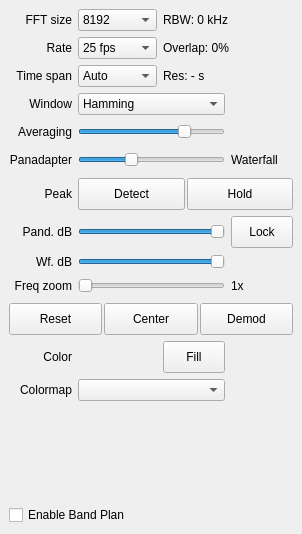
<?xml version="1.0" encoding="UTF-8"?>
<ui version="4.0">
 <class>DockFft</class>
 <widget class="QDockWidget" name="DockFft">
  <property name="geometry">
   <rect>
    <x>0</x>
    <y>0</y>
    <width>302</width>
    <height>534</height>
   </rect>
  </property>
  <property name="sizePolicy">
   <sizepolicy hsizetype="MinimumExpanding" vsizetype="Preferred">
    <horstretch>0</horstretch>
    <verstretch>0</verstretch>
   </sizepolicy>
  </property>
  <property name="minimumSize">
   <size>
    <width>280</width>
    <height>200</height>
   </size>
  </property>
  <property name="maximumSize">
   <size>
    <width>524287</width>
    <height>524287</height>
   </size>
  </property>
  <property name="windowIcon">
   <iconset resource="../../resources/icons.qrc">
    <normaloff>:/icons/icons/signal.svg</normaloff>:/icons/icons/signal.svg</iconset>
  </property>
  <property name="toolTip">
   <string>FFT performance and display settings</string>
  </property>
  <property name="allowedAreas">
   <set>Qt::LeftDockWidgetArea|Qt::RightDockWidgetArea</set>
  </property>
  <property name="windowTitle">
   <string>FFT Settings</string>
  </property>
  <widget class="QWidget" name="dockWidgetContents">
   <layout class="QVBoxLayout" name="verticalLayout_2">
    <item>
     <widget class="QScrollArea" name="scrollArea">
      <property name="sizePolicy">
       <sizepolicy hsizetype="Preferred" vsizetype="Preferred">
        <horstretch>0</horstretch>
        <verstretch>0</verstretch>
       </sizepolicy>
      </property>
      <property name="frameShape">
       <enum>QFrame::NoFrame</enum>
      </property>
      <property name="frameShadow">
       <enum>QFrame::Sunken</enum>
      </property>
      <property name="horizontalScrollBarPolicy">
       <enum>Qt::ScrollBarAsNeeded</enum>
      </property>
      <property name="sizeAdjustPolicy">
       <enum>QAbstractScrollArea::AdjustToContentsOnFirstShow</enum>
      </property>
      <property name="widgetResizable">
       <bool>true</bool>
      </property>
      <widget class="QWidget" name="scrollAreaWidgetContents">
       <property name="geometry">
        <rect>
         <x>0</x>
         <y>0</y>
         <width>284</width>
         <height>497</height>
        </rect>
       </property>
       <layout class="QVBoxLayout" name="verticalLayout">
        <property name="spacing">
         <number>0</number>
        </property>
        <property name="leftMargin">
         <number>0</number>
        </property>
        <property name="topMargin">
         <number>0</number>
        </property>
        <property name="rightMargin">
         <number>0</number>
        </property>
        <property name="bottomMargin">
         <number>0</number>
        </property>
        <item>
         <layout class="QGridLayout" name="gridLayout">
          <property name="sizeConstraint">
           <enum>QLayout::SetDefaultConstraint</enum>
          </property>
          <property name="leftMargin">
           <number>0</number>
          </property>
          <property name="topMargin">
           <number>0</number>
          </property>
          <property name="rightMargin">
           <number>0</number>
          </property>
          <property name="bottomMargin">
           <number>0</number>
          </property>
          <property name="spacing">
           <number>6</number>
          </property>
          <item row="0" column="2" colspan="2">
           <widget class="QLabel" name="fftRbwLabel">
            <property name="toolTip">
             <string>Resolution bandwidth</string>
            </property>
            <property name="text">
             <string>RBW: 0 kHz</string>
            </property>
           </widget>
          </item>
          <item row="4" column="0">
           <widget class="QLabel" name="fftAvgLabel">
            <property name="sizePolicy">
             <sizepolicy hsizetype="Preferred" vsizetype="Preferred">
              <horstretch>0</horstretch>
              <verstretch>0</verstretch>
             </sizepolicy>
            </property>
            <property name="toolTip">
             <string>FFT averaging gain</string>
            </property>
            <property name="text">
             <string>Averaging</string>
            </property>
            <property name="alignment">
             <set>Qt::AlignRight|Qt::AlignTrailing|Qt::AlignVCenter</set>
            </property>
           </widget>
          </item>
          <item row="12" column="1">
           <widget class="QtColorPicker" name="colorPicker">
            <property name="sizePolicy">
             <sizepolicy hsizetype="MinimumExpanding" vsizetype="Preferred">
              <horstretch>0</horstretch>
              <verstretch>0</verstretch>
             </sizepolicy>
            </property>
            <property name="minimumSize">
             <size>
              <width>50</width>
              <height>32</height>
             </size>
            </property>
            <property name="toolTip">
             <string>Click to select color for the FFT plot</string>
            </property>
            <property name="statusTip">
             <string>Click to select color for the FFT plot</string>
            </property>
            <property name="text">
             <string/>
            </property>
            <property name="flat">
             <bool>true</bool>
            </property>
           </widget>
          </item>
          <item row="5" column="3">
           <widget class="QLabel" name="wfLabel">
            <property name="sizePolicy">
             <sizepolicy hsizetype="MinimumExpanding" vsizetype="Preferred">
              <horstretch>0</horstretch>
              <verstretch>0</verstretch>
             </sizepolicy>
            </property>
            <property name="text">
             <string>Waterfall</string>
            </property>
            <property name="alignment">
             <set>Qt::AlignLeading|Qt::AlignLeft|Qt::AlignVCenter</set>
            </property>
           </widget>
          </item>
          <item row="5" column="0">
           <widget class="QLabel" name="pandLabel">
            <property name="sizePolicy">
             <sizepolicy hsizetype="Preferred" vsizetype="Preferred">
              <horstretch>0</horstretch>
              <verstretch>0</verstretch>
             </sizepolicy>
            </property>
            <property name="text">
             <string>Panadapter</string>
            </property>
            <property name="alignment">
             <set>Qt::AlignRight|Qt::AlignTrailing|Qt::AlignVCenter</set>
            </property>
           </widget>
          </item>
          <item row="1" column="2" colspan="2">
           <widget class="QLabel" name="fftOvrLabel">
            <property name="toolTip">
             <string>FFT buffer overlap between two consecutive FFT calculations.</string>
            </property>
            <property name="text">
             <string>Overlap: 0%</string>
            </property>
            <property name="margin">
             <number>0</number>
            </property>
           </widget>
          </item>
          <item row="1" column="0">
           <widget class="QLabel" name="fftRateLabel">
            <property name="text">
             <string>Rate</string>
            </property>
            <property name="alignment">
             <set>Qt::AlignRight|Qt::AlignTrailing|Qt::AlignVCenter</set>
            </property>
           </widget>
          </item>
          <item row="7" column="1" colspan="2">
           <widget class="ctkRangeSlider" name="pandRangeSlider">
            <property name="sizePolicy">
             <sizepolicy hsizetype="Expanding" vsizetype="Fixed">
              <horstretch>0</horstretch>
              <verstretch>0</verstretch>
             </sizepolicy>
            </property>
            <property name="minimumSize">
             <size>
              <width>0</width>
              <height>0</height>
             </size>
            </property>
            <property name="toolTip">
             <string>Set pandapter dB range</string>
            </property>
            <property name="statusTip">
             <string>Set pandapter dB range</string>
            </property>
            <property name="minimum">
             <number>-160</number>
            </property>
            <property name="maximum">
             <number>0</number>
            </property>
            <property name="orientation">
             <enum>Qt::Horizontal</enum>
            </property>
           </widget>
          </item>
          <item row="9" column="1" rowspan="2" colspan="2">
           <widget class="QSlider" name="fftZoomSlider">
            <property name="sizePolicy">
             <sizepolicy hsizetype="MinimumExpanding" vsizetype="Preferred">
              <horstretch>0</horstretch>
              <verstretch>0</verstretch>
             </sizepolicy>
            </property>
            <property name="minimumSize">
             <size>
              <width>0</width>
              <height>22</height>
             </size>
            </property>
            <property name="toolTip">
             <string>Set zoom level on the frequency axis</string>
            </property>
            <property name="statusTip">
             <string>Set zoom level on the frequency axis</string>
            </property>
            <property name="minimum">
             <number>1</number>
            </property>
            <property name="maximum">
             <number>50</number>
            </property>
            <property name="pageStep">
             <number>5</number>
            </property>
            <property name="orientation">
             <enum>Qt::Horizontal</enum>
            </property>
            <property name="invertedAppearance">
             <bool>false</bool>
            </property>
            <property name="invertedControls">
             <bool>false</bool>
            </property>
            <property name="tickPosition">
             <enum>QSlider::NoTicks</enum>
            </property>
           </widget>
          </item>
          <item row="7" column="3">
           <widget class="QPushButton" name="lockButton">
            <property name="enabled">
             <bool>true</bool>
            </property>
            <property name="sizePolicy">
             <sizepolicy hsizetype="MinimumExpanding" vsizetype="Preferred">
              <horstretch>0</horstretch>
              <verstretch>0</verstretch>
             </sizepolicy>
            </property>
            <property name="minimumSize">
             <size>
              <width>50</width>
              <height>32</height>
             </size>
            </property>
            <property name="toolTip">
             <string>Lock panadapter and waterfall sliders together</string>
            </property>
            <property name="statusTip">
             <string>Lock panadapter and waterfall sliders together</string>
            </property>
            <property name="text">
             <string>Lock</string>
            </property>
            <property name="checkable">
             <bool>true</bool>
            </property>
           </widget>
          </item>
          <item row="2" column="1">
           <widget class="QComboBox" name="wfSpanComboBox">
            <property name="sizePolicy">
             <sizepolicy hsizetype="MinimumExpanding" vsizetype="Preferred">
              <horstretch>0</horstretch>
              <verstretch>0</verstretch>
             </sizepolicy>
            </property>
            <property name="toolTip">
             <string>The vertical time span on the waterfall.</string>
            </property>
            <item>
             <property name="text">
              <string>Auto</string>
             </property>
            </item>
            <item>
             <property name="text">
              <string>1 min</string>
             </property>
            </item>
            <item>
             <property name="text">
              <string>2 min</string>
             </property>
            </item>
            <item>
             <property name="text">
              <string>5 min</string>
             </property>
            </item>
            <item>
             <property name="text">
              <string>10 min</string>
             </property>
            </item>
            <item>
             <property name="text">
              <string>15 min</string>
             </property>
            </item>
            <item>
             <property name="text">
              <string>20 min</string>
             </property>
            </item>
            <item>
             <property name="text">
              <string>30 min</string>
             </property>
            </item>
            <item>
             <property name="text">
              <string>1 hour</string>
             </property>
            </item>
            <item>
             <property name="text">
              <string>2 hours</string>
             </property>
            </item>
            <item>
             <property name="text">
              <string>5 hours</string>
             </property>
            </item>
            <item>
             <property name="text">
              <string>10 hours</string>
             </property>
            </item>
            <item>
             <property name="text">
              <string>16 hours</string>
             </property>
            </item>
            <item>
             <property name="text">
              <string>24 hours</string>
             </property>
            </item>
            <item>
             <property name="text">
              <string>48 hours</string>
             </property>
            </item>
           </widget>
          </item>
          <item row="3" column="1" colspan="2">
           <widget class="QComboBox" name="fftWinComboBox">
            <property name="toolTip">
             <string>FFT window</string>
            </property>
            <item>
             <property name="text">
              <string>Hamming</string>
             </property>
            </item>
            <item>
             <property name="text">
              <string>Hann</string>
             </property>
            </item>
            <item>
             <property name="text">
              <string>Blackman</string>
             </property>
            </item>
            <item>
             <property name="text">
              <string>Rectangular</string>
             </property>
            </item>
            <item>
             <property name="text">
              <string>Kaiser</string>
             </property>
            </item>
            <item>
             <property name="text">
              <string>Blackman-Harris</string>
             </property>
            </item>
            <item>
             <property name="text">
              <string>Bartlett</string>
             </property>
            </item>
            <item>
             <property name="text">
              <string>Flattop</string>
             </property>
            </item>
           </widget>
          </item>
          <item row="0" column="0">
           <widget class="QLabel" name="fftSizeLabel">
            <property name="text">
             <string>FFT size</string>
            </property>
            <property name="alignment">
             <set>Qt::AlignRight|Qt::AlignTrailing|Qt::AlignVCenter</set>
            </property>
           </widget>
          </item>
          <item row="5" column="1" colspan="2">
           <widget class="QSlider" name="fftSplitSlider">
            <property name="sizePolicy">
             <sizepolicy hsizetype="MinimumExpanding" vsizetype="Preferred">
              <horstretch>0</horstretch>
              <verstretch>0</verstretch>
             </sizepolicy>
            </property>
            <property name="minimumSize">
             <size>
              <width>0</width>
              <height>22</height>
             </size>
            </property>
            <property name="toolTip">
             <string>Spatial distribution between pandapter and waterfall</string>
            </property>
            <property name="minimum">
             <number>0</number>
            </property>
            <property name="maximum">
             <number>100</number>
            </property>
            <property name="value">
             <number>35</number>
            </property>
            <property name="orientation">
             <enum>Qt::Horizontal</enum>
            </property>
           </widget>
          </item>
          <item row="1" column="1">
           <widget class="QComboBox" name="fftRateComboBox">
            <property name="sizePolicy">
             <sizepolicy hsizetype="MinimumExpanding" vsizetype="Preferred">
              <horstretch>0</horstretch>
              <verstretch>0</verstretch>
             </sizepolicy>
            </property>
            <property name="minimumSize">
             <size>
              <width>0</width>
              <height>0</height>
             </size>
            </property>
            <property name="toolTip">
             <string>FFT refresh rate</string>
            </property>
            <property name="currentIndex">
             <number>3</number>
            </property>
            <item>
             <property name="text">
              <string>60 fps</string>
             </property>
            </item>
            <item>
             <property name="text">
              <string>50 fps</string>
             </property>
            </item>
            <item>
             <property name="text">
              <string>30 fps</string>
             </property>
            </item>
            <item>
             <property name="text">
              <string>25 fps</string>
             </property>
            </item>
            <item>
             <property name="text">
              <string>20 fps</string>
             </property>
            </item>
            <item>
             <property name="text">
              <string>17 fps</string>
             </property>
            </item>
            <item>
             <property name="text">
              <string>15 fps</string>
             </property>
            </item>
            <item>
             <property name="text">
              <string>10 fps</string>
             </property>
            </item>
            <item>
             <property name="text">
              <string>5 fps</string>
             </property>
            </item>
            <item>
             <property name="text">
              <string>1 fps</string>
             </property>
            </item>
            <item>
             <property name="text">
              <string>0 fps</string>
             </property>
            </item>
           </widget>
          </item>
          <item row="6" column="1" colspan="3">
           <layout class="QHBoxLayout" name="horizontalLayout_2" stretch="0,0">
            <property name="spacing">
             <number>2</number>
            </property>
            <property name="sizeConstraint">
             <enum>QLayout::SetDefaultConstraint</enum>
            </property>
            <property name="topMargin">
             <number>1</number>
            </property>
            <property name="bottomMargin">
             <number>0</number>
            </property>
            <item>
             <widget class="QPushButton" name="peakDetectionButton">
              <property name="sizePolicy">
               <sizepolicy hsizetype="MinimumExpanding" vsizetype="Preferred">
                <horstretch>0</horstretch>
                <verstretch>0</verstretch>
               </sizepolicy>
              </property>
              <property name="minimumSize">
               <size>
                <width>50</width>
                <height>32</height>
               </size>
              </property>
              <property name="maximumSize">
               <size>
                <width>16777215</width>
                <height>16777215</height>
               </size>
              </property>
              <property name="toolTip">
               <string>Enable peak detection in FFT</string>
              </property>
              <property name="text">
               <string>Detect</string>
              </property>
              <property name="checkable">
               <bool>true</bool>
              </property>
             </widget>
            </item>
            <item>
             <widget class="QPushButton" name="peakHoldButton">
              <property name="sizePolicy">
               <sizepolicy hsizetype="MinimumExpanding" vsizetype="Preferred">
                <horstretch>0</horstretch>
                <verstretch>0</verstretch>
               </sizepolicy>
              </property>
              <property name="minimumSize">
               <size>
                <width>50</width>
                <height>32</height>
               </size>
              </property>
              <property name="maximumSize">
               <size>
                <width>16777215</width>
                <height>16777215</height>
               </size>
              </property>
              <property name="toolTip">
               <string>Toggle peak hold in FFT</string>
              </property>
              <property name="text">
               <string>Hold</string>
              </property>
              <property name="checkable">
               <bool>true</bool>
              </property>
             </widget>
            </item>
           </layout>
          </item>
          <item row="2" column="0">
           <widget class="QLabel" name="label">
            <property name="toolTip">
             <string>The vertical time span on the waterfall.</string>
            </property>
            <property name="statusTip">
             <string/>
            </property>
            <property name="text">
             <string>Time span</string>
            </property>
            <property name="alignment">
             <set>Qt::AlignRight|Qt::AlignTrailing|Qt::AlignVCenter</set>
            </property>
           </widget>
          </item>
          <item row="8" column="1" colspan="2">
           <widget class="ctkRangeSlider" name="wfRangeSlider">
            <property name="toolTip">
             <string>Set waterfall dB range</string>
            </property>
            <property name="statusTip">
             <string>Set waterfall dB range</string>
            </property>
            <property name="minimum">
             <number>-160</number>
            </property>
            <property name="maximum">
             <number>0</number>
            </property>
            <property name="orientation">
             <enum>Qt::Horizontal</enum>
            </property>
           </widget>
          </item>
          <item row="11" column="0" colspan="4">
           <layout class="QHBoxLayout" name="horizontalLayout" stretch="0,0,0">
            <property name="spacing">
             <number>2</number>
            </property>
            <item>
             <widget class="QPushButton" name="resetButton">
              <property name="sizePolicy">
               <sizepolicy hsizetype="MinimumExpanding" vsizetype="Preferred">
                <horstretch>0</horstretch>
                <verstretch>0</verstretch>
               </sizepolicy>
              </property>
              <property name="minimumSize">
               <size>
                <width>50</width>
                <height>32</height>
               </size>
              </property>
              <property name="maximumSize">
               <size>
                <width>16777215</width>
                <height>16777215</height>
               </size>
              </property>
              <property name="toolTip">
               <string>Reset zoom level to 1x</string>
              </property>
              <property name="text">
               <string>Reset</string>
              </property>
             </widget>
            </item>
            <item>
             <widget class="QPushButton" name="centerButton">
              <property name="sizePolicy">
               <sizepolicy hsizetype="MinimumExpanding" vsizetype="Preferred">
                <horstretch>0</horstretch>
                <verstretch>0</verstretch>
               </sizepolicy>
              </property>
              <property name="minimumSize">
               <size>
                <width>50</width>
                <height>32</height>
               </size>
              </property>
              <property name="maximumSize">
               <size>
                <width>16777215</width>
                <height>16777215</height>
               </size>
              </property>
              <property name="toolTip">
               <string>Center FFT around original center frequency</string>
              </property>
              <property name="text">
               <string>Center</string>
              </property>
             </widget>
            </item>
            <item>
             <widget class="QPushButton" name="demodButton">
              <property name="sizePolicy">
               <sizepolicy hsizetype="MinimumExpanding" vsizetype="Preferred">
                <horstretch>0</horstretch>
                <verstretch>0</verstretch>
               </sizepolicy>
              </property>
              <property name="minimumSize">
               <size>
                <width>50</width>
                <height>32</height>
               </size>
              </property>
              <property name="maximumSize">
               <size>
                <width>16777215</width>
                <height>16777215</height>
               </size>
              </property>
              <property name="toolTip">
               <string>Center FFT around demodulator frequency</string>
              </property>
              <property name="text">
               <string>Demod</string>
              </property>
             </widget>
            </item>
           </layout>
          </item>
          <item row="8" column="0">
           <widget class="QLabel" name="wfRangeLabel">
            <property name="toolTip">
             <string>Set waterfall dB range</string>
            </property>
            <property name="statusTip">
             <string>Set waterfall dB range</string>
            </property>
            <property name="text">
             <string>Wf. dB</string>
            </property>
            <property name="alignment">
             <set>Qt::AlignRight|Qt::AlignTrailing|Qt::AlignVCenter</set>
            </property>
           </widget>
          </item>
          <item row="9" column="0" rowspan="2">
           <widget class="QLabel" name="zoomLAbel">
            <property name="toolTip">
             <string>Set zoom level on the frequency axis</string>
            </property>
            <property name="statusTip">
             <string>Set zoom level on the frequency axis</string>
            </property>
            <property name="text">
             <string>Freq zoom</string>
            </property>
            <property name="alignment">
             <set>Qt::AlignRight|Qt::AlignTrailing|Qt::AlignVCenter</set>
            </property>
           </widget>
          </item>
          <item row="12" column="2">
           <widget class="QPushButton" name="fillButton">
            <property name="sizePolicy">
             <sizepolicy hsizetype="MinimumExpanding" vsizetype="Preferred">
              <horstretch>0</horstretch>
              <verstretch>0</verstretch>
             </sizepolicy>
            </property>
            <property name="minimumSize">
             <size>
              <width>50</width>
              <height>32</height>
             </size>
            </property>
            <property name="maximumSize">
             <size>
              <width>16777215</width>
              <height>16777215</height>
             </size>
            </property>
            <property name="toolTip">
             <string>Fill the area below the FFT plot with a gradient</string>
            </property>
            <property name="statusTip">
             <string>Fill the area below the FFT plot with a gradient</string>
            </property>
            <property name="text">
             <string>Fill</string>
            </property>
            <property name="checkable">
             <bool>true</bool>
            </property>
           </widget>
          </item>
          <item row="14" column="0" colspan="4">
           <spacer name="verticalSpacer">
            <property name="orientation">
             <enum>Qt::Vertical</enum>
            </property>
            <property name="sizeHint" stdset="0">
             <size>
              <width>253</width>
              <height>68</height>
             </size>
            </property>
           </spacer>
          </item>
          <item row="3" column="0">
           <widget class="QLabel" name="label_2">
            <property name="toolTip">
             <string>FFT window</string>
            </property>
            <property name="text">
             <string>Window</string>
            </property>
            <property name="alignment">
             <set>Qt::AlignRight|Qt::AlignTrailing|Qt::AlignVCenter</set>
            </property>
           </widget>
          </item>
          <item row="6" column="0">
           <widget class="QLabel" name="peakLabel">
            <property name="text">
             <string>Peak</string>
            </property>
            <property name="alignment">
             <set>Qt::AlignRight|Qt::AlignTrailing|Qt::AlignVCenter</set>
            </property>
           </widget>
          </item>
          <item row="4" column="1" colspan="2">
           <widget class="QSlider" name="fftAvgSlider">
            <property name="sizePolicy">
             <sizepolicy hsizetype="MinimumExpanding" vsizetype="Preferred">
              <horstretch>0</horstretch>
              <verstretch>0</verstretch>
             </sizepolicy>
            </property>
            <property name="minimumSize">
             <size>
              <width>0</width>
              <height>22</height>
             </size>
            </property>
            <property name="toolTip">
             <string>FFT averaging gain</string>
            </property>
            <property name="maximum">
             <number>100</number>
            </property>
            <property name="value">
             <number>75</number>
            </property>
            <property name="orientation">
             <enum>Qt::Horizontal</enum>
            </property>
            <property name="invertedAppearance">
             <bool>false</bool>
            </property>
            <property name="invertedControls">
             <bool>false</bool>
            </property>
           </widget>
          </item>
          <item row="0" column="1">
           <widget class="QComboBox" name="fftSizeComboBox">
            <property name="enabled">
             <bool>true</bool>
            </property>
            <property name="sizePolicy">
             <sizepolicy hsizetype="MinimumExpanding" vsizetype="Preferred">
              <horstretch>0</horstretch>
              <verstretch>0</verstretch>
             </sizepolicy>
            </property>
            <property name="minimumSize">
             <size>
              <width>0</width>
              <height>0</height>
             </size>
            </property>
            <property name="toolTip">
             <string>&lt;html&gt;Number of FFT points to calculate. Higher values will require more CPU time. This will not influence the number of points on the display since that parameter is adjusted automatically according to the display size.&lt;/html&gt;</string>
            </property>
            <property name="editable">
             <bool>false</bool>
            </property>
            <property name="currentIndex">
             <number>7</number>
            </property>
            <property name="maxVisibleItems">
             <number>15</number>
            </property>
            <property name="insertPolicy">
             <enum>QComboBox::InsertAlphabetically</enum>
            </property>
            <item>
             <property name="text">
              <string>1048576</string>
             </property>
            </item>
            <item>
             <property name="text">
              <string>524288</string>
             </property>
            </item>
            <item>
             <property name="text">
              <string>262144</string>
             </property>
            </item>
            <item>
             <property name="text">
              <string>131072</string>
             </property>
            </item>
            <item>
             <property name="text">
              <string>65536</string>
             </property>
            </item>
            <item>
             <property name="text">
              <string>32768</string>
             </property>
            </item>
            <item>
             <property name="text">
              <string>16384</string>
             </property>
            </item>
            <item>
             <property name="text">
              <string>8192</string>
             </property>
            </item>
            <item>
             <property name="text">
              <string>4096</string>
             </property>
            </item>
            <item>
             <property name="text">
              <string>3840</string>
             </property>
            </item>
            <item>
             <property name="text">
              <string>2048</string>
             </property>
            </item>
            <item>
             <property name="text">
              <string>1024</string>
             </property>
            </item>
            <item>
             <property name="text">
              <string>768</string>
             </property>
            </item>
            <item>
             <property name="text">
              <string>512</string>
             </property>
            </item>
           </widget>
          </item>
          <item row="12" column="0">
           <widget class="QLabel" name="colorLabel">
            <property name="toolTip">
             <string>Color for the FFT plot</string>
            </property>
            <property name="text">
             <string>Color</string>
            </property>
            <property name="alignment">
             <set>Qt::AlignRight|Qt::AlignTrailing|Qt::AlignVCenter</set>
            </property>
           </widget>
          </item>
          <item row="9" column="3" rowspan="2">
           <widget class="QLabel" name="zoomLevelLabel">
            <property name="sizePolicy">
             <sizepolicy hsizetype="MinimumExpanding" vsizetype="Preferred">
              <horstretch>0</horstretch>
              <verstretch>0</verstretch>
             </sizepolicy>
            </property>
            <property name="toolTip">
             <string>Current zoom level on the frequency axis</string>
            </property>
            <property name="statusTip">
             <string>Current zoom level on the frequency axis</string>
            </property>
            <property name="text">
             <string>1x</string>
            </property>
            <property name="alignment">
             <set>Qt::AlignLeading|Qt::AlignLeft|Qt::AlignVCenter</set>
            </property>
           </widget>
          </item>
          <item row="7" column="0">
           <widget class="QLabel" name="pandRangeLabel">
            <property name="toolTip">
             <string>Set pandapter dB range</string>
            </property>
            <property name="statusTip">
             <string>Set pandapter dB range</string>
            </property>
            <property name="text">
             <string>Pand. dB</string>
            </property>
            <property name="alignment">
             <set>Qt::AlignRight|Qt::AlignTrailing|Qt::AlignVCenter</set>
            </property>
           </widget>
          </item>
          <item row="2" column="2" colspan="2">
           <widget class="QLabel" name="wfResLabel">
            <property name="toolTip">
             <string>Waterfall time resolution.</string>
            </property>
            <property name="statusTip">
             <string/>
            </property>
            <property name="text">
             <string>Res: - s</string>
            </property>
           </widget>
          </item>
          <item row="13" column="1" colspan="2">
           <widget class="QComboBox" name="cmapComboBox">
            <property name="toolTip">
             <string>Select waterfall color map</string>
            </property>
           </widget>
          </item>
          <item row="13" column="0">
           <widget class="QLabel" name="label_3">
            <property name="text">
             <string>Colormap</string>
            </property>
            <property name="alignment">
             <set>Qt::AlignRight|Qt::AlignTrailing|Qt::AlignVCenter</set>
            </property>
           </widget>
          </item>
          <item row="15" column="0" colspan="4">
            <widget class="QCheckBox" name="bandPlanCheckbox">
              <property name="toolTip">
                <string>Enable Band Plan on bottom of spectrum</string>
              </property>
              <property name="text">
                <string>Enable Band Plan</string>
              </property>
            </widget>
          </item>
         </layout>
        </item>
       </layout>
      </widget>
     </widget>
    </item>
   </layout>
  </widget>
 </widget>
 <customwidgets>
  <customwidget>
   <class>ctkRangeSlider</class>
   <extends>QSlider</extends>
   <header>qtgui/ctk/ctkRangeSlider.h</header>
  </customwidget>
  <customwidget>
   <class>QtColorPicker</class>
   <extends>QPushButton</extends>
   <header>qtgui/qtcolorpicker.h</header>
  </customwidget>
 </customwidgets>
 <resources>
  <include location="../../resources/icons.qrc"/>
 </resources>
 <connections/>
</ui>
